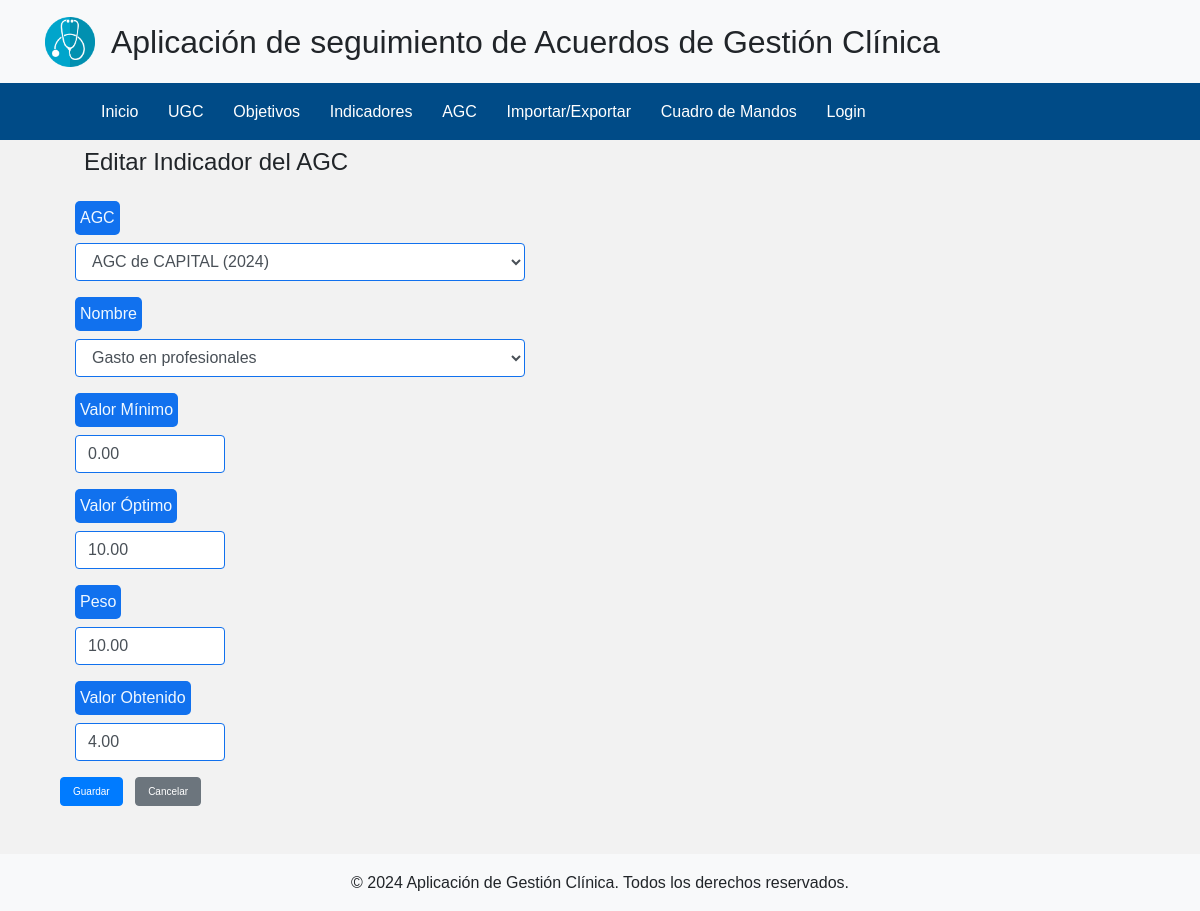
Page /agc/1/indicadores/editar/ on the committed database.
### myapp/models.py (models this page shows, shortened)
class AGC(models.Model):
    id_agc = models.AutoField(primary_key=True)
    descripcion_agc = models.CharField(max_length=255, blank=True, null=True)
    anio_agc = models.IntegerField()
    id_ugc = models.ForeignKey(UGC, on_delete=models.CASCADE)
    def __str__(self):
        return f"{self.descripcion_agc} ({self.anio_agc})"

class Indicador(models.Model):
    id_indicador = models.AutoField(primary_key=True)
    id_objetivo = models.ForeignKey(Objetivo, on_delete=models.CASCADE)
    nombre_indicador = models.CharField(max_length=255)
    descripcion_indicador = models.CharField(max_length=255, blank=True, null=True)
    fuente = models.CharField(max_length=255, blank=True, null=True)
    def __str__(self):
        return self.nombre_indicador

class AcuerdoIndicadores(models.Model):
    id_acuerdo_indicador = models.AutoField(primary_key=True)
    id_agc = models.ForeignKey(AGC, on_delete=models.CASCADE)
    id_indicador = models.ForeignKey(Indicador, on_delete=models.CASCADE)
    valor_min = models.DecimalField(max_digits=10, decimal_places=2)
    valor_opt = models.DecimalField(max_digits=10, decimal_places=2)
    valor_obtenido = models.DecimalField(max_digits=10, decimal_places=2, blank=True, null=True)
    peso_indicador = models.DecimalField(max_digits=10, decimal_places=2)
    resultado_indicador = models.DecimalField(max_digits=10, decimal_places=2, blank=True, null=True)
    porcentaje_conseguido = models.DecimalField(max_digits=10, decimal_places=2, blank=True, null=True)

### myapp/views.py (the view, shortened to what this page needs)
# urls.py: path('agc/<int:agc_pk>/indicadores/editar/', EditarAcuerdoIndicadorView.as_view(), name='editar_acuerdo_indicador'),
class EditarAcuerdoIndicadorView(View):
    def get(self, request, agc_pk):
        acuerdo_indicador = get_object_or_404(AcuerdoIndicadores, pk=agc_pk)
        form = AcuerdoIndicadoresForm(instance=acuerdo_indicador)
        return render(request, 'myapp/editar_acuerdo_indicador.html', {'form': form, 'agc_pk': agc_pk})

### myapp/forms.py
class AcuerdoIndicadoresForm(forms.ModelForm):
    class Meta:
        model = AcuerdoIndicadores
        fields = '__all__'

### myapp/templates/myapp/editar_acuerdo_indicador.html (shortened to what this page needs)
{% extends "myapp/base.html" %}
{% load widget_tweaks %}
{% block content %}
<div class="container mt-2">
<h4 class="mb-4 ml-4">Editar Indicador del AGC</h4>
<form method="post" action="" class="mb-4">
    <div>
        <div class="form-group col-md-4">
            <label class="label-custom"> AGC </label>
              {{ form.id_agc|add_class:"form-control input-custom input-large" }}
        </div>
        <div class="form-group col-md-4">
          <label class="label-custom"> Nombre </label>
            {{ form.id_indicador|add_class:"form-control input-custom input-large" }}
        </div>
        <div class="form-group col-md-4">
            <label class="label-custom"> Valor Mínimo </label>
              {{ form.valor_min|add_class:"form-control input-custom input-small" }}
        </div>
        <div class="form-group col-md-4">
          <label class="label-custom"> Valor Óptimo </label>
              {{ form.valor_opt|add_class:"form-control input-custom input-small" }}
        </div>
        <div class="form-group col-md-4">
          <label class="label-custom"> Peso </label>
              {{ form.peso_indicador|add_class:"form-control input-custom input-small" }}
        </div>
        <div class="form-group col-md-4">
          <label class="label-custom"> Valor Obtenido </label>
            {{ form.valor_obtenido|add_class:"form-control input-custom input-small" }}
        </div>
    </div>
    <button type="submit" class="btn btn-primary">Guardar</button>
    <a href="{% url 'editar_agc' agc_pk %}" class="btn btn-secondary ml-2">Cancelar</a>
</form>
</div>
{% endblock %}

### static/css/styles.css (style rules this page uses)
body { background-color: #f2f2f2; font-family: 'Arial', sans-serif; }
.container { margin-top: 1px; }
.btn-primary { font-size: x-small; }
.btn-secondary { font-size: x-small; }
.label-custom { background-color: #1171ee; color: aliceblue; padding: 5px; border-radius: 5px; }
.input-custom { border-color: #1171ee !important; }
.input-small { width: 150px; }
.input-large { width: 450px; }

### rows in the picture
AGC: id_agc "AGC de CAPITAL (2024)"
Indicador: id_indicador "Gasto en profesionales"
AcuerdoIndicadores: valor_min "0.00", valor_opt "10.00", peso_indicador "10.00", valor_obtenido "4.00"
